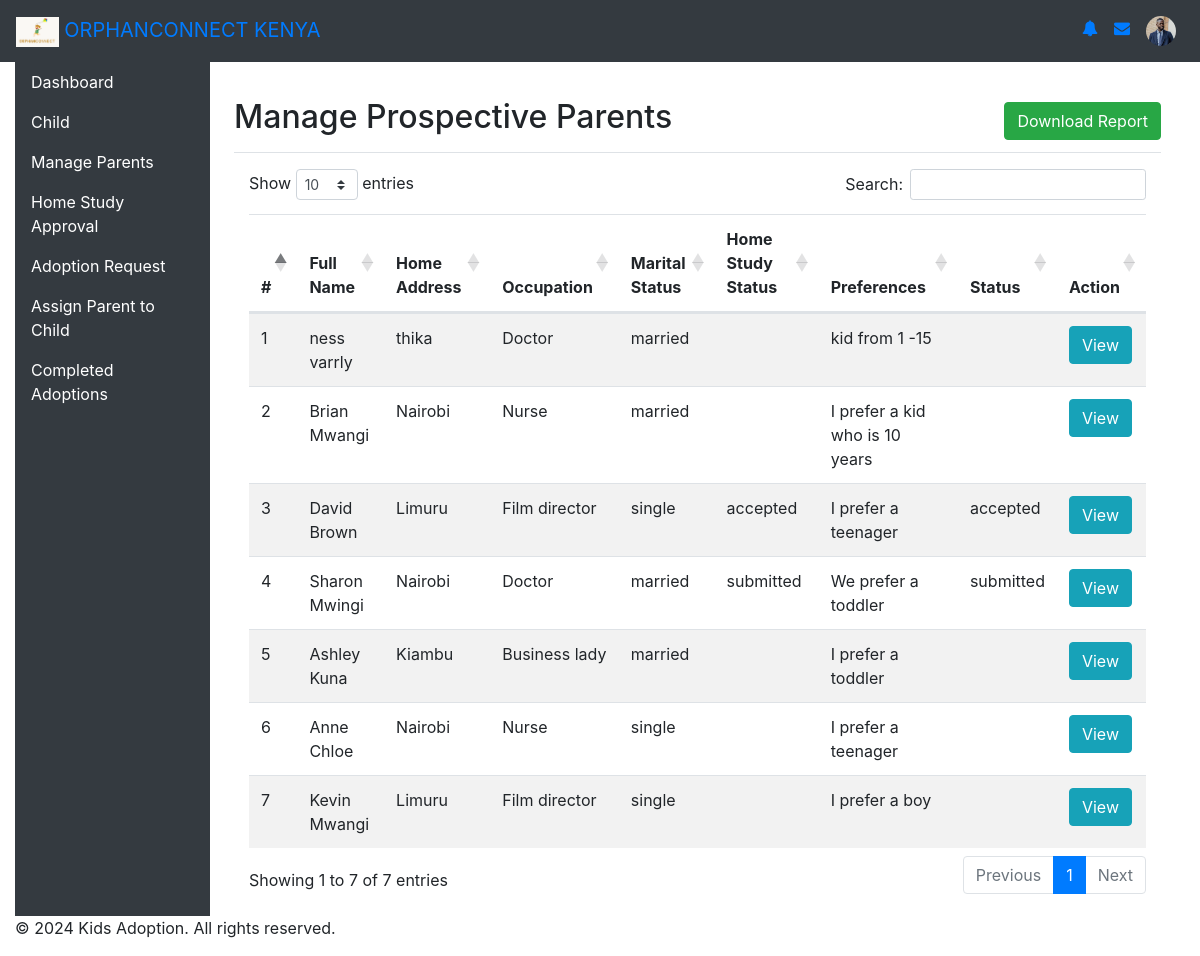
The page /manage_parents.php on the database its author committed.
### tables this page shows
CREATE TABLE `prospective_parents` (
  `parent_id` int(11) NOT NULL,
  `user_id` int(11) DEFAULT NULL,
  `full_name` varchar(100) NOT NULL,
  `home_address` varchar(255) DEFAULT NULL,
  `occupation` varchar(100) DEFAULT NULL,
  `marital_status` enum('single','married','divorced','widowed') NOT NULL,
  `home_study_status` enum('in-process','approved','rejected') DEFAULT NULL,
  `preferences` text DEFAULT NULL,
  `date_of_birth` date NOT NULL,
  `status` enum('pending','accepted','rejected','submitted') DEFAULT NULL
);

### manage_parents.php (the view, shortened to what this page needs)
<?php
require_once 'connection.php';
include "nav/header.php";
?>
<!DOCTYPE html>
<html lang="en">
<head>
  <link rel="stylesheet" href="https://stackpath.bootstrapcdn.com/bootstrap/4.3.1/css/bootstrap.min.css">
  <link rel="stylesheet" href="https://cdn.datatables.net/1.10.20/css/dataTables.bootstrap4.min.css">
</head>
<body>
  <main role="main" class="col-md-9 ml-sm-auto col-lg-10 px-4">
    <div class="d-flex justify-content-between flex-wrap flex-md-nowrap align-items-center pt-3 pb-2 mb-3 border-bottom">
      <h1 class="h2">Manage Prospective Parents</h1>
      <a href="download_parents_report.php" class="btn btn-success">Download Report</a>
    </div>
    <div class="container">
      <div class="table-responsive">
        <table id="manageUsersTable" class="table table-striped table-hover">
          <thead>
            <tr>
              <th>#</th>
              <th>Full Name</th>
              <th>Home Address</th>
              <th>Occupation</th>
              <th>Marital Status</th>
              <th>Home Study Status</th>
              <th>Preferences</th>
              <th>Status</th>
              <th>Action</th>
            </tr>
          </thead>
          <tbody>
            <?php
            $sql = "SELECT parent_id, user_id, full_name, home_address, occupation, marital_status, status, preferences, status FROM prospective_parents";
            $result = $conn->query($sql);
            if ($result->num_rows > 0) {
                $count = 1;
                while ($row = $result->fetch_assoc()) {
                    echo "<tr id='parent_" . $row['parent_id'] . "'>";
                    echo "<td>" . $count . "</td>";
                    echo "<td>" . htmlspecialchars($row['full_name']) . "</td>";
                    echo "<td>" . htmlspecialchars($row['home_address']) . "</td>";
                    echo "<td>" . htmlspecialchars($row['occupation']) . "</td>";
                    echo "<td>" . htmlspecialchars($row['marital_status']) . "</td>";
                    echo "<td>" . htmlspecialchars($row['status']) . "</td>";
                    echo "<td>" . htmlspecialchars($row['preferences']) . "</td>";
                    echo "<td>" . htmlspecialchars($row['status']) . "</td>";
                    echo "<td>
                            <button class='btn btn-info' onclick='viewParent(" . $row['parent_id'] . ")'>View</button>
                          </td>";
                    echo "</tr>";
                    $count++;
                }
            } else {
                echo "<tr><td colspan='9'>No prospective parents found</td></tr>";
            }
            ?>
          </tbody>
        </table>
      </div>
    </div>
  </main>
  <footer>
        <p>&copy; 2024 Kids Adoption. All rights reserved.</p>
    </footer>
</body>
</html>

### style.css (style rules this page uses)
* { margin: 0; padding: 0; box-sizing: border-box; }
body { display: flex; flex-direction: column; min-height: 100vh; font-family: Arial, sans-serif; }
.container { width: 90%; margin: 0 auto; display: flex; justify-content: space-between; align-items: center; }

### nav/header.php (style rules this page uses)
main { padding: 20px; }

### rows shown on the page
prospective_parents: full_name "ness varrly", home_address "thika", occupation "Doctor", marital_status "married", preferences "kid from 1 -15"
prospective_parents: full_name "Brian Mwangi", home_address "Nairobi", occupation "Nurse", marital_status "married", preferences "I prefer a kid who is 10 years"
prospective_parents: full_name "David Brown", home_address "Limuru", occupation "Film director", marital_status "single", status "accepted", preferences "I prefer a teenager"
prospective_parents: full_name "Sharon Mwingi", home_address "Nairobi", occupation "Doctor", marital_status "married", status "submitted", preferences "We prefer a toddler"
prospective_parents: full_name "Ashley Kuna", home_address "Kiambu", occupation "Business lady", marital_status "married", preferences "I prefer a toddler"
prospective_parents: full_name "Anne Chloe", home_address "Nairobi", occupation "Nurse", marital_status "single", preferences "I prefer a teenager"
prospective_parents: full_name "Kevin Mwangi", home_address "Limuru", occupation "Film director", marital_status "single", preferences "I prefer a boy"
